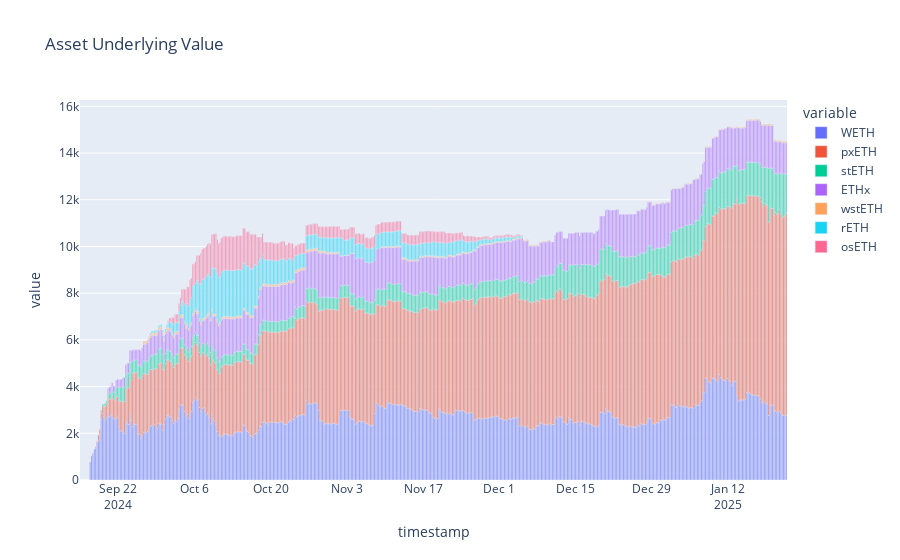

The code cell stored with this chart in its notebook:
### Code cell
px.bar(assets_backing_value, title='Asset Underlying Value')

### Figure 1 — Plotly figure (JSON) as saved in the notebook; plotly's stock layout.template omitted (floating-point values rounded to 4 significant figures; data arrays with more than 128 entries replaced by an {"elided": "..."} marker saying what was removed)
{"data": [{"alignmentgroup": "True", "hovertemplate": "variable=WETH<br>timestamp=%{x}<br>value=%{y}<extra></extra>", "legendgroup": "WETH", "marker": {"color": "#636efa", "pattern": {"shape": ""}}, "name": "WETH", "offsetgroup": "WETH", "orientation": "v", "showlegend": true, "textposition": "auto", "type": "bar", "x": {"elided": "517 str values"}, "xaxis": "x", "y": {"elided": "517 float values"}, "yaxis": "y"}, {"alignmentgroup": "True", "hovertemplate": "variable=pxETH<br>timestamp=%{x}<br>value=%{y}<extra></extra>", "legendgroup": "pxETH", "marker": {"color": "#EF553B", "pattern": {"shape": ""}}, "name": "pxETH", "offsetgroup": "pxETH", "orientation": "v", "showlegend": true, "textposition": "auto", "type": "bar", "x": {"elided": "517 str values"}, "xaxis": "x", "y": {"elided": "517 float values"}, "yaxis": "y"}, {"alignmentgroup": "True", "hovertemplate": "variable=stETH<br>timestamp=%{x}<br>value=%{y}<extra></extra>", "legendgroup": "stETH", "marker": {"color": "#00cc96", "pattern": {"shape": ""}}, "name": "stETH", "offsetgroup": "stETH", "orientation": "v", "showlegend": true, "textposition": "auto", "type": "bar", "x": {"elided": "517 str values"}, "xaxis": "x", "y": {"elided": "517 float values"}, "yaxis": "y"}, {"alignmentgroup": "True", "hovertemplate": "variable=ETHx<br>timestamp=%{x}<br>value=%{y}<extra></extra>", "legendgroup": "ETHx", "marker": {"color": "#ab63fa", "pattern": {"shape": ""}}, "name": "ETHx", "offsetgroup": "ETHx", "orientation": "v", "showlegend": true, "textposition": "auto", "type": "bar", "x": {"elided": "517 str values"}, "xaxis": "x", "y": {"elided": "517 float values"}, "yaxis": "y"}, {"alignmentgroup": "True", "hovertemplate": "variable=wstETH<br>timestamp=%{x}<br>value=%{y}<extra></extra>", "legendgroup": "wstETH", "marker": {"color": "#FFA15A", "pattern": {"shape": ""}}, "name": "wstETH", "offsetgroup": "wstETH", "orientation": "v", "showlegend": true, "textposition": "auto", "type": "bar", "x": {"elided": "517 str values"}, "xaxis": "x", "y": {"elided": "517 float values"}, "yaxis": "y"}, {"alignmentgroup": "True", "hovertemplate": "variable=rETH<br>timestamp=%{x}<br>value=%{y}<extra></extra>", "legendgroup": "rETH", "marker": {"color": "#19d3f3", "pattern": {"shape": ""}}, "name": "rETH", "offsetgroup": "rETH", "orientation": "v", "showlegend": true, "textposition": "auto", "type": "bar", "x": {"elided": "517 str values"}, "xaxis": "x", "y": {"elided": "517 float values"}, "yaxis": "y"}, {"alignmentgroup": "True", "hovertemplate": "variable=osETH<br>timestamp=%{x}<br>value=%{y}<extra></extra>", "legendgroup": "osETH", "marker": {"color": "#FF6692", "pattern": {"shape": ""}}, "name": "osETH", "offsetgroup": "osETH", "orientation": "v", "showlegend": true, "textposition": "auto", "type": "bar", "x": {"elided": "517 str values"}, "xaxis": "x", "y": {"elided": "517 float values"}, "yaxis": "y"}], "layout": {"barmode": "relative", "legend": {"title": {"text": "variable"}, "tracegroupgap": 0}, "title": {"text": "Asset Underlying Value"}, "xaxis": {"anchor": "y", "domain": [0, 1], "title": {"text": "timestamp"}}, "yaxis": {"anchor": "x", "domain": [0, 1], "title": {"text": "value"}}}}
